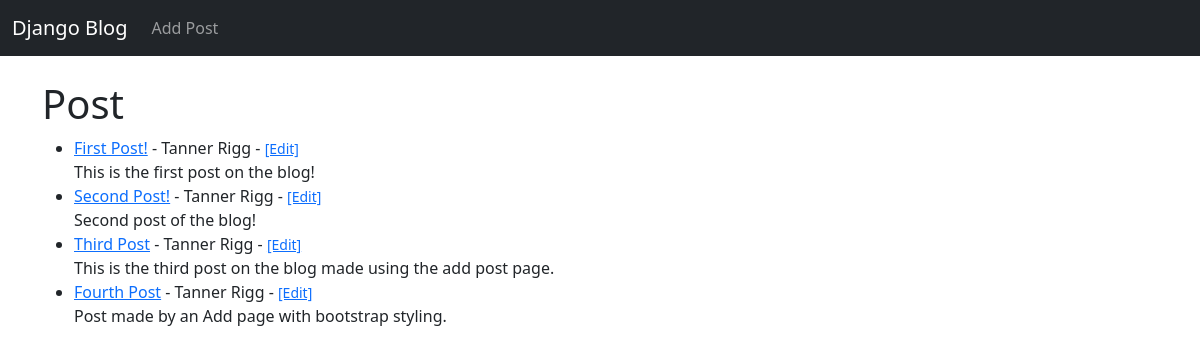
Before: / with the older database file.
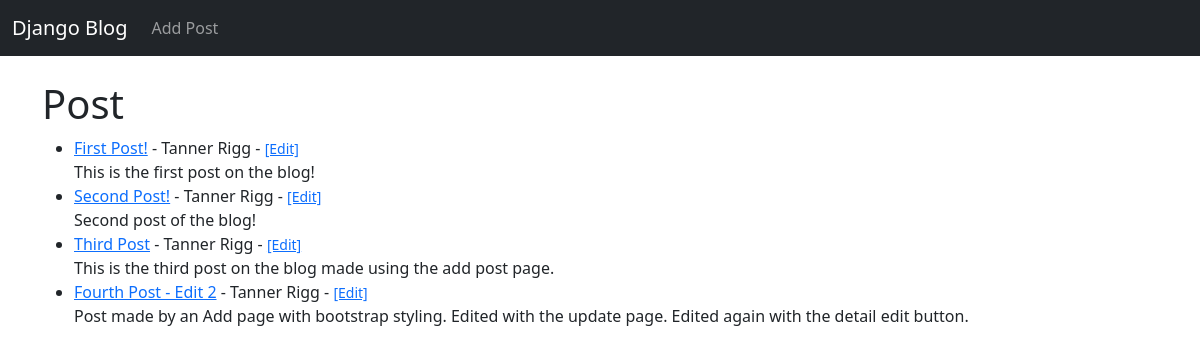
After: the same page with the newer database file.
### theblog/models.py (models this page shows, shortened)
class Post(models.Model):
    title = models.CharField(max_length=255)
    author = models.ForeignKey(User, on_delete=models.CASCADE)
    body = models.TextField()

### theblog/views.py (the view)
# urls.py: path('', HomeView.as_view(), name= "home"),
class HomeView(ListView):
    model = Post
    template_name = 'home.html'

### theblog/templates/home.html
{% extends 'base.html' %}
{% block content %}
<h1>Post</h1>
<ul>
{% for post in object_list %}
    <li><a href="{% url 'article-detail' post.pk %}">{{ post.title }}</a> - {{ post.author.first_name }} {{ post.author.last_name }} - <small><a href="{% url 'update_post' post.pk %}">[Edit]</a></small><br>
    {{ post.body }}</li>
{% endfor%}
</ul>
{% endblock %}

Changed rows visible on the page:
changed Post: title "Fourth Post" → "Fourth Post - Edit 2"; body "Post made by an Add page with bootstrap styling." → "Post made by an Add page with bootstrap styling. Edited with the update page. Edited again with the detail edit button."
